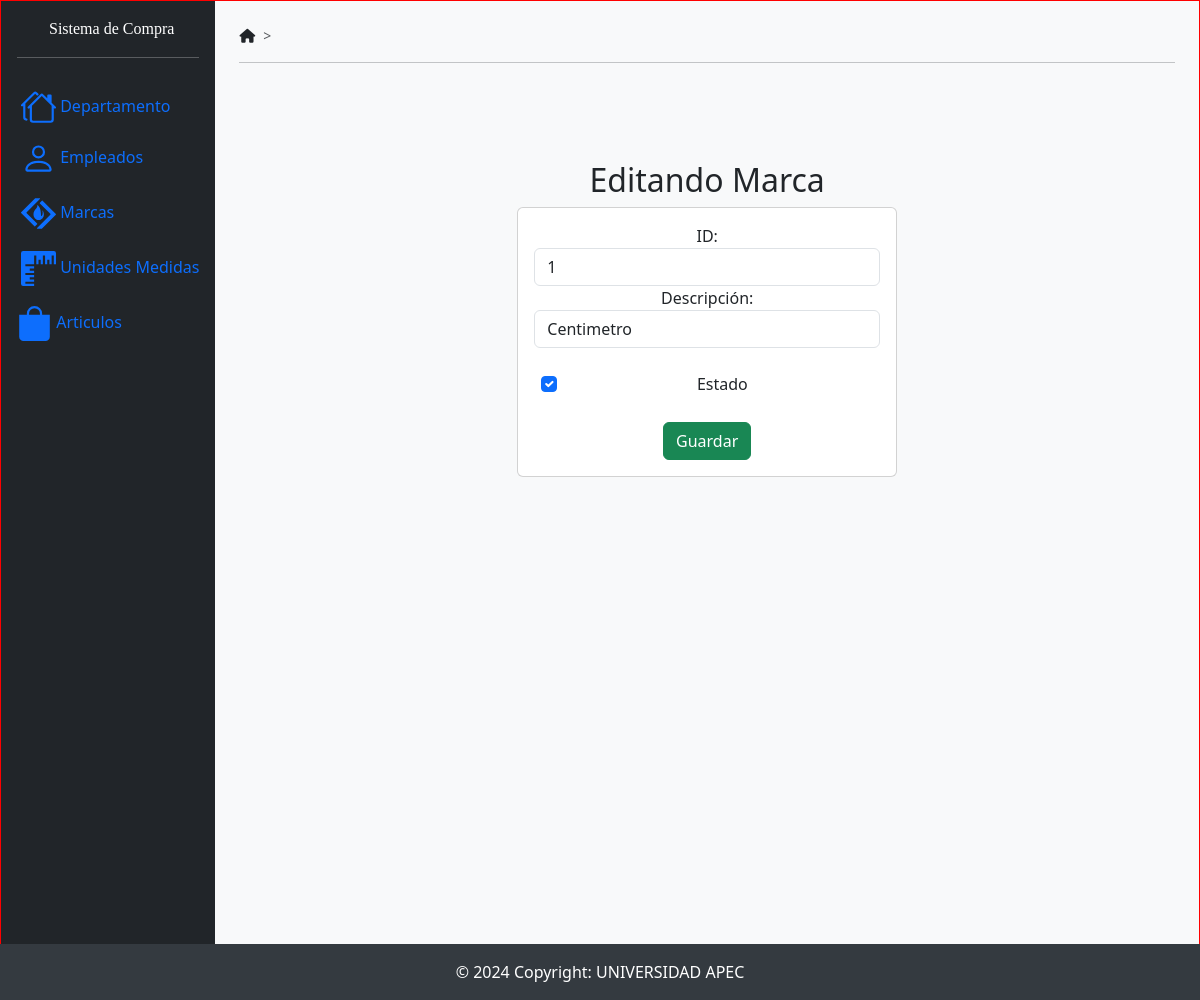
The page /edicionUnidades/1 on the database its author committed.
### SistemaCompraApp/models.py (models this page shows)
class UnidadesMedida(models.Model):
    idunidadmedida = models.AutoField(db_column='IdUnidadMedida', primary_key=True, blank=False, null=False)  # Field name made lowercase.
    descripcion = models.TextField(db_column='Descripcion')  # Field name made lowercase.
    estado = models.TextField(db_column='Estado', blank=True, null=True)  # Field name made lowercase.
    class Meta:
        managed = False
        db_table = 'Unidades_Medida'

### SistemaCompraApp/views.py (the view)
# urls.py: path('edicionUnidades/<idunidadmedida>', views.edicionUnidades, name='edicionUnidades'),
def edicionUnidades(request, idunidadmedida):
    unidad = UnidadesMedida.objects.get(idunidadmedida=idunidadmedida)
    return render(request, 'edicionUnidades.html', {'unidad': unidad})

### SistemaCompraApp/templates/edicionUnidades.html (shortened to what this page needs)
{% extends "./base.html" %}
{% block body %}
        <div class="col-md-5">
            <h2>Editando Marca</h2>
            <div class="card">
              <div class="card-body">
                  <form action="/editarUnidades/" method="POST" enctype="multipart/form-data">{% csrf_token %}
                      <div class="form-group">
                          <label for="">ID:</label>
                          <input type="text"
                                 name="txtIdunidad"
                                 value="{{unidad.idunidadmedida }}"
                                 class="form-control"
                                 placeholder="ID"
                                 readonly>
                      </div>
                      <div class="form-group">
                          <label for="">Descripción:</label>
                          <input type="text"
                                 name="txtdescripcionUnidadesdeMedida"
                                 value="{{unidad.descripcion}}"
                                 class="form-control"
                                 placeholder="Descripcion"
                                 minlength="1"
                                 maxlength="500"
                                 required>
                      </div>
                      <br>
                      <div class="form-group" style="margin-left: 0.4rem">
                          <div class="form-check">
                              <input class="form-check-input"
                                      type="checkbox"
                                      name="txtEstadoUnidadesdeMedida"
                                      id="txtUnidadesdeMedida"
                                      {% if unidad.estado == "1" %}checked{% endif %}>
                              <label class="form-check-label" for="gridCheck">Estado</label>
                          </div>
                      </div>
                      <br>
                      <div class="form-group">
                          <button type="submit" class="btn btn-success btn-block text-white">Guardar</button>
                      </div>
                  </form>
              </div>
          </div>
    </div>
{% endblock body %}

### SistemaCompraApp/static/css/baseDesign.css (style rules this page uses)
body { height: 1000px; border: 1px solid red; position: relative; }

### rows shown on the page
UnidadesMedida: txtIdunidad "1", txtdescripcionUnidadesdeMedida "Centimetro", Estado "☑"
